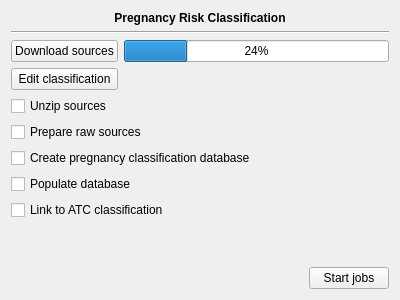
<?xml version="1.0" encoding="UTF-8"?>
<ui version="4.0">
 <class>DrugInfos::PregnancyClassificationWidget</class>
 <widget class="QWidget" name="DrugInfos::PregnancyClassificationWidget">
  <property name="geometry">
   <rect>
    <x>0</x>
    <y>0</y>
    <width>400</width>
    <height>300</height>
   </rect>
  </property>
  <property name="windowTitle">
   <string>Form</string>
  </property>
  <layout class="QGridLayout" name="gridLayout">
   <item row="0" column="0" colspan="2">
    <widget class="QLabel" name="label">
     <property name="sizePolicy">
      <sizepolicy hsizetype="Preferred" vsizetype="Fixed">
       <horstretch>0</horstretch>
       <verstretch>0</verstretch>
      </sizepolicy>
     </property>
     <property name="font">
      <font>
       <weight>75</weight>
       <bold>true</bold>
      </font>
     </property>
     <property name="text">
      <string>Pregnancy Risk Classification</string>
     </property>
     <property name="alignment">
      <set>Qt::AlignCenter</set>
     </property>
    </widget>
   </item>
   <item row="1" column="0" colspan="2">
    <widget class="Line" name="line">
     <property name="orientation">
      <enum>Qt::Horizontal</enum>
     </property>
    </widget>
   </item>
   <item row="2" column="0">
    <widget class="QPushButton" name="download">
     <property name="text">
      <string>Download sources</string>
     </property>
    </widget>
   </item>
   <item row="2" column="1">
    <widget class="QProgressBar" name="progressBar">
     <property name="value">
      <number>24</number>
     </property>
    </widget>
   </item>
   <item row="5" column="0" colspan="2">
    <widget class="QCheckBox" name="unzip">
     <property name="text">
      <string>Unzip sources</string>
     </property>
    </widget>
   </item>
   <item row="6" column="0" colspan="2">
    <widget class="QCheckBox" name="prepare">
     <property name="text">
      <string>Prepare raw sources</string>
     </property>
    </widget>
   </item>
   <item row="7" column="0" colspan="2">
    <widget class="QCheckBox" name="createDb">
     <property name="text">
      <string>Create pregnancy classification database</string>
     </property>
    </widget>
   </item>
   <item row="8" column="0" colspan="2">
    <widget class="QCheckBox" name="populate">
     <property name="text">
      <string>Populate database</string>
     </property>
    </widget>
   </item>
   <item row="9" column="0" colspan="2">
    <widget class="QCheckBox" name="linkMols">
     <property name="text">
      <string>Link to ATC classification</string>
     </property>
    </widget>
   </item>
   <item row="11" column="0" colspan="2">
    <layout class="QHBoxLayout" name="horizontalLayout">
     <item>
      <spacer name="horizontalSpacer">
       <property name="orientation">
        <enum>Qt::Horizontal</enum>
       </property>
       <property name="sizeHint" stdset="0">
        <size>
         <width>40</width>
         <height>20</height>
        </size>
       </property>
      </spacer>
     </item>
     <item>
      <widget class="QPushButton" name="startJobs">
       <property name="text">
        <string>Start jobs</string>
       </property>
      </widget>
     </item>
    </layout>
   </item>
   <item row="10" column="0">
    <spacer name="verticalSpacer">
     <property name="orientation">
      <enum>Qt::Vertical</enum>
     </property>
     <property name="sizeHint" stdset="0">
      <size>
       <width>20</width>
       <height>40</height>
      </size>
     </property>
    </spacer>
   </item>
   <item row="3" column="0">
    <widget class="QPushButton" name="editClassification">
     <property name="text">
      <string>Edit classification</string>
     </property>
    </widget>
   </item>
  </layout>
 </widget>
 <resources/>
 <connections/>
</ui>
